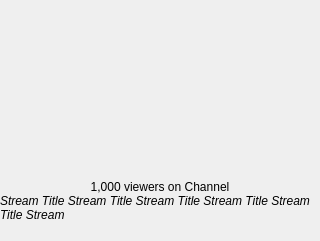
<?xml version="1.0" encoding="UTF-8"?>
<ui version="4.0">
 <class>StreamPreview</class>
 <widget class="QWidget" name="StreamPreview">
  <property name="geometry">
   <rect>
    <x>0</x>
    <y>0</y>
    <width>320</width>
    <height>241</height>
   </rect>
  </property>
  <property name="minimumSize">
   <size>
    <width>320</width>
    <height>241</height>
   </size>
  </property>
  <property name="maximumSize">
   <size>
    <width>320</width>
    <height>242</height>
   </size>
  </property>
  <property name="cursor">
   <cursorShape>PointingHandCursor</cursorShape>
  </property>
  <property name="windowTitle">
   <string>Form</string>
  </property>
  <layout class="QVBoxLayout" name="verticalLayout">
   <property name="spacing">
    <number>0</number>
   </property>
   <property name="leftMargin">
    <number>0</number>
   </property>
   <property name="topMargin">
    <number>0</number>
   </property>
   <property name="rightMargin">
    <number>0</number>
   </property>
   <property name="bottomMargin">
    <number>0</number>
   </property>
   <item>
    <widget class="QWidget" name="previewArea" native="true">
     <property name="minimumSize">
      <size>
       <width>320</width>
       <height>180</height>
      </size>
     </property>
     <property name="maximumSize">
      <size>
       <width>320</width>
       <height>180</height>
      </size>
     </property>
     <widget class="QLabel" name="preview">
      <property name="geometry">
       <rect>
        <x>0</x>
        <y>0</y>
        <width>320</width>
        <height>180</height>
       </rect>
      </property>
      <property name="minimumSize">
       <size>
        <width>320</width>
        <height>180</height>
       </size>
      </property>
      <property name="maximumSize">
       <size>
        <width>320</width>
        <height>180</height>
       </size>
      </property>
      <property name="pixmap">
       <pixmap resource="Resources.qrc">:/404_preview-320x180.jpg</pixmap>
      </property>
     </widget>
     <widget class="QLabel" name="game">
      <property name="geometry">
       <rect>
        <x>268</x>
        <y>108</y>
        <width>52</width>
        <height>72</height>
       </rect>
      </property>
      <property name="minimumSize">
       <size>
        <width>52</width>
        <height>72</height>
       </size>
      </property>
      <property name="maximumSize">
       <size>
        <width>52</width>
        <height>72</height>
       </size>
      </property>
      <property name="text">
       <string/>
      </property>
      <property name="pixmap">
       <pixmap resource="Resources.qrc">:/404_boxart-52x72.jpg</pixmap>
      </property>
     </widget>
    </widget>
   </item>
   <item>
    <widget class="QLabel" name="text">
     <property name="minimumSize">
      <size>
       <width>320</width>
       <height>61</height>
      </size>
     </property>
     <property name="maximumSize">
      <size>
       <width>320</width>
       <height>61</height>
      </size>
     </property>
     <property name="text">
      <string>&lt;div align=&quot;center&quot;&gt;1,000 viewers on Channel&lt;/div&gt;&lt;div align=&quot;left&quot; style=&quot; font-style:italic;&quot;&gt;Stream Title Stream Title Stream Title Stream Title Stream Title Stream&lt;/div&gt;</string>
     </property>
     <property name="alignment">
      <set>Qt::AlignLeading|Qt::AlignLeft|Qt::AlignTop</set>
     </property>
     <property name="wordWrap">
      <bool>true</bool>
     </property>
     <property name="margin">
      <number>4</number>
     </property>
    </widget>
   </item>
  </layout>
 </widget>
 <resources>
  <include location="Resources.qrc"/>
 </resources>
 <connections/>
</ui>
